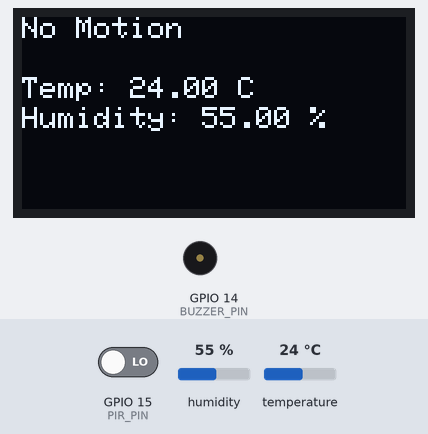
Simulated run of this sketch. Board: ESP32. Shown: 128×64 one-colour display, buzzer (waves = sounding, pin HIGH). The inputs (shaded band) are chosen by the test bench; at power-on: GPIO 15 (PIR_PIN) LOW, humidity 55 %, temperature 24 °C. WiFi joins after 1.5 s; servers stay silent unless stated; uploads are accepted with an empty reply; pins used as bus, display or sensor lines are not drawn; what the sketch prints to the serial monitor is not drawn.

Above: at 3.2 s.
3.3 s: GPIO 15 (PIR_PIN) driven HIGH
At 4.3 s:
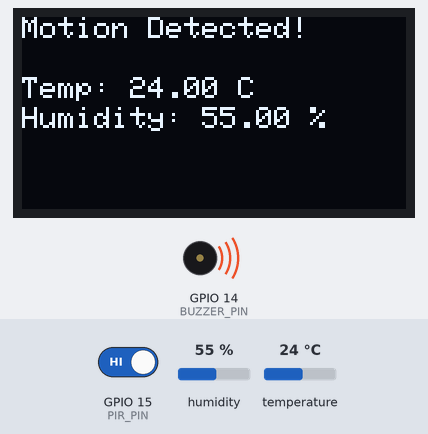
6.0 s: GPIO 15 (PIR_PIN) driven LOW
At 6.6 s:
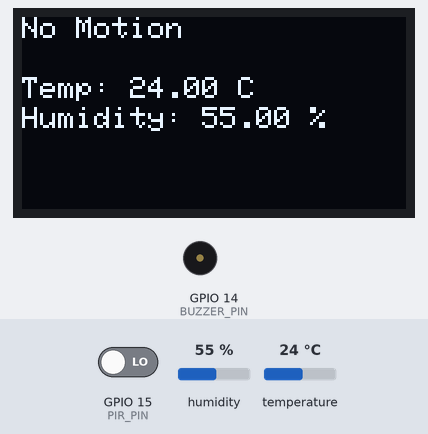
9.3 s: humidity set to 22 %
At 11.6 s:
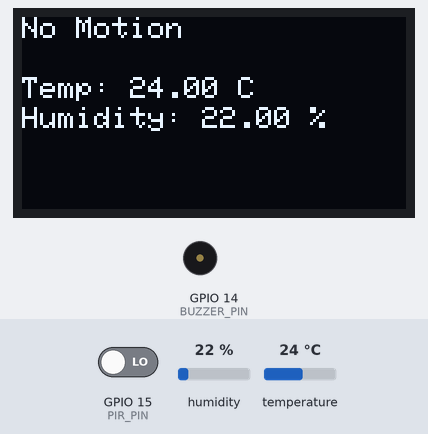
12.6 s: temperature set to 12 °C
At 13.8 s:
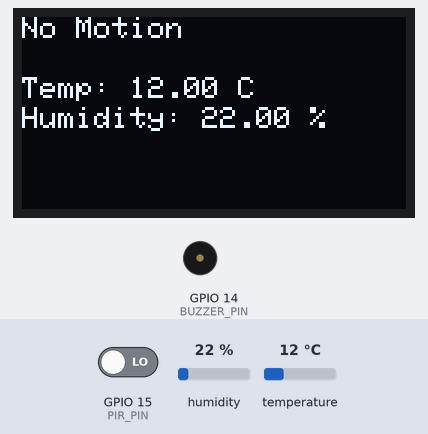
14.8 s: humidity set to 40 %
At 16.0 s:
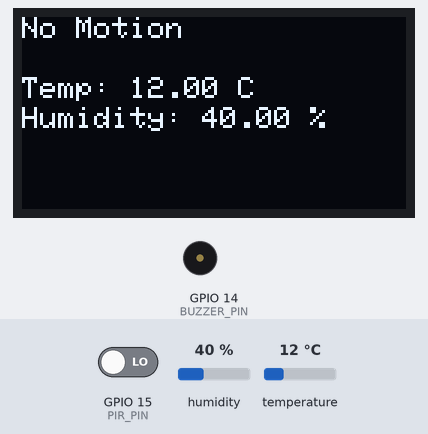
17.1 s: temperature set to 19 °C
Timing chart, 0 to 20.1 s (numbered marks = the images above; inputs shaded):
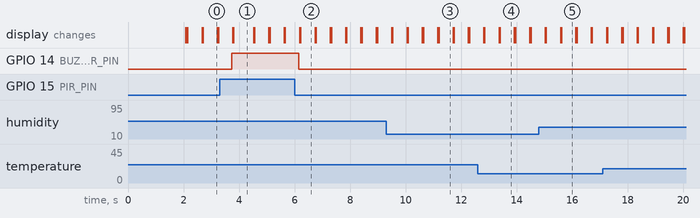

The sketch:

sketch.ino
```cpp
#include <WiFi.h>
#include <HTTPClient.h>
#include <Wire.h>
#include <Adafruit_SSD1306.h>
#include <Adafruit_Sensor.h>
#include <DHT.h>
#include <DHT_U.h>

#define LED_PIN 13
#define PIR_PIN 15
#define BUZZER_PIN 14
#define SCREEN_WIDTH 128
#define SCREEN_HEIGHT 64
#define OLED_RESET -1

#define DHT_PIN 13
#define DHT_TYPE DHT22

Adafruit_SSD1306 display(SCREEN_WIDTH, SCREEN_HEIGHT, &Wire, OLED_RESET);
DHT dht(DHT_PIN, DHT_TYPE);

int pirstate = LOW;
int value = 0;

const char* ssid = "Wokwi-GUEST";
const char* password = "";

const char* serverUrl = "https://esp8266-cf2819a51709.herokuapp.com/motion";

void setup() {
  pinMode(LED_PIN, OUTPUT);
  pinMode(PIR_PIN, INPUT);
  pinMode(BUZZER_PIN, OUTPUT);

  Serial.begin(115200);

  if (!display.begin(SSD1306_SWITCHCAPVCC, 0x3C)) {
    Serial.println("SSD1306 allocation failed");
    for (;;);
  }
  display.clearDisplay();
  display.setTextSize(1);
  display.setTextColor(SSD1306_WHITE);
  display.setCursor(0, 0);
  display.print("Initializing...");
  display.display();

  dht.begin();

  connectToWiFi();
}

void loop() {
  value = digitalRead(PIR_PIN);
  float temperature = dht.readTemperature();
  float humidity = dht.readHumidity();

  // Check if readings failed and output error message to serial
  if (isnan(temperature) || isnan(humidity)) {
    Serial.println("Failed to read from DHT sensor!");
    temperature = 0.0;  // Set default/fallback values
    humidity = 0.0;
  } else {
    Serial.print("Temperature: ");
    Serial.print(temperature);
    Serial.println(" C");

    Serial.print("Humidity: ");
    Serial.print(humidity);
    Serial.println(" %");
  }

  if (value == HIGH) {
    digitalWrite(LED_PIN, HIGH);
    digitalWrite(BUZZER_PIN, HIGH);
    displayMotionStatus("Motion Detected!");
    displayTempHumidity(temperature, humidity);

    if (pirstate == LOW) {
      Serial.println("Motion detected!");
      sendMotionData(temperature, humidity);
      pirstate = HIGH;
    }
  } else {
    digitalWrite(LED_PIN, LOW);
    digitalWrite(BUZZER_PIN, LOW);
    displayMotionStatus("No Motion");
    displayTempHumidity(temperature, humidity);

    if (pirstate == HIGH) {
      Serial.println("Motion ended!");
      pirstate = LOW;
    }
  }

  delay(500);
}

void displayMotionStatus(String status) {
  display.clearDisplay();
  display.setCursor(0, 0);
  display.print(status);
  display.display();
}

void displayTempHumidity(float temp, float humidity) {
  display.setCursor(0, 20);
  display.print("Temp: ");
  display.print(temp);
  display.print(" C");
  display.setCursor(0, 30);
  display.print("Humidity: ");
  display.print(humidity);
  display.print(" %");
  display.display();
}

void sendMotionData(float temp, float humidity) {
  if (WiFi.status() == WL_CONNECTED) {
    HTTPClient http;
    http.setFollowRedirects(HTTPC_STRICT_FOLLOW_REDIRECTS);
    http.begin(serverUrl);

    http.addHeader("Content-Type", "application/json");

    String requestData = "{\"motion\":\"detected\", \"temperature\":\"" + String(temp) + "\", \"humidity\":\"" + String(humidity) + "\"}";  // JSON payload with temp and humidity
    int httpResponseCode = http.POST(requestData);

    if (httpResponseCode > 0) {
      String response = http.getString();
      Serial.println(httpResponseCode);
      Serial.println(response);
    } else {
      Serial.println("Error on sending POST");
    }

    http.end();
  }
}

void connectToWiFi() {
  WiFi.begin(ssid, password);
  Serial.print("Connecting to WiFi...");
  while (WiFi.status() != WL_CONNECTED) {
    delay(1000);
    Serial.print(".");
  }
  Serial.println("Connected!");
  displayMotionStatus("Connected to WiFi");
}
```

Measured:
- after the input at 3.3 s, GPIO 14 (BUZZER_PIN): LOW → HIGH after 0.44 s; the display: first changes after 0.47 s (image 1 shows a later state)
- after the input at 6.0 s, GPIO 14 (BUZZER_PIN): HIGH → LOW after 0.16 s; the display: first changes after 0.18 s (image 2 shows a later state)
- after the input at 9.3 s, the display: first differs from a run without the input after 1.9 s (image 3)
- after the input at 12.6 s, the display: first differs from a run without the input after 0.80 s (image 4)
- after the input at 14.8 s, the display: first differs from a run without the input after 0.81 s (image 5)
- what the display in image 0 shows lasts 0.5 s, from 2.7 s to 3.2 s
- what the display in image 1 shows lasts 0.7 s, from 3.8 s to 4.5 s
